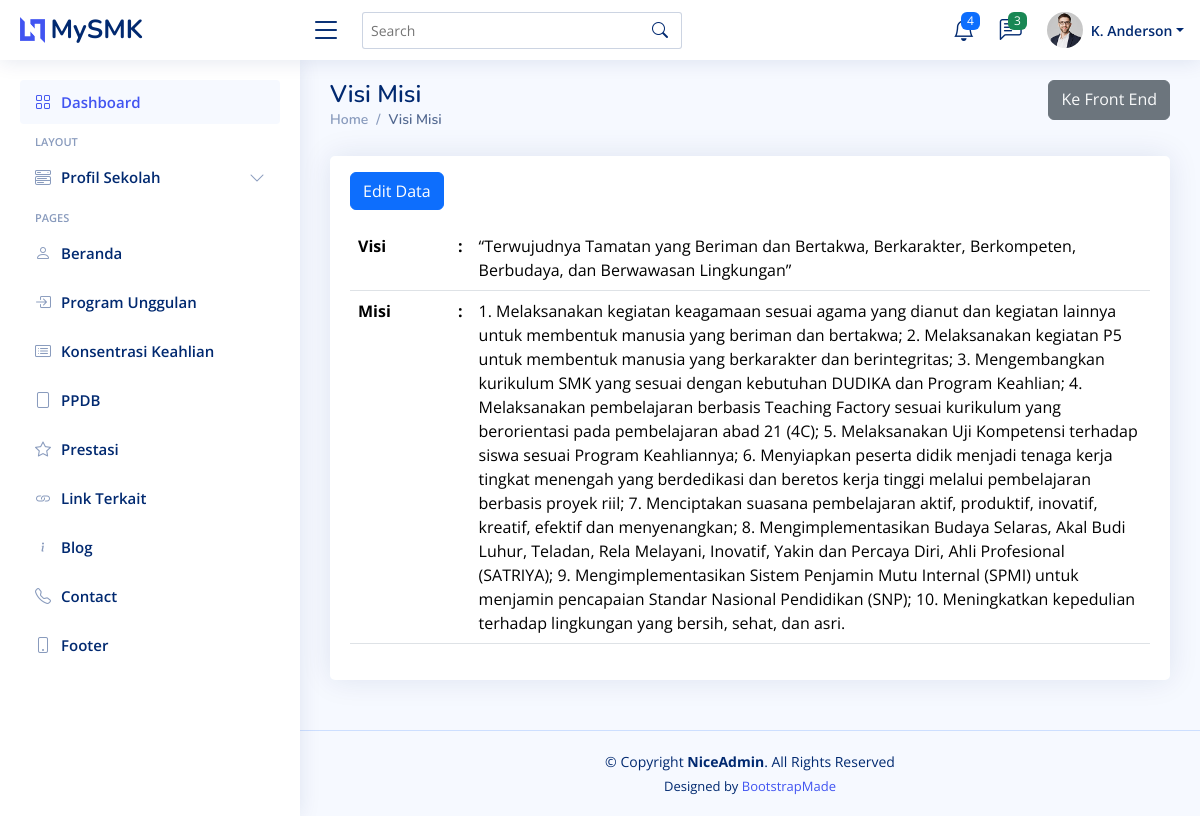
/backend/pages/visi_misi/index.php, run on the app's committed database.
### tables this page shows
CREATE TABLE `tb_visi_misi` (
  `id` int(11) NOT NULL,
  `visi` text NOT NULL,
  `misi` text NOT NULL
);

### backend/actions/visi_misi/show_title.php (called while the page is built, shortened)
<?php
$query = "SELECT * FROM `tb_visi_misi` LIMIT 1";
$result = $connect->query($query);
$visi_misi = $result->fetch_object();

### backend/pages/visi_misi/index.php (the view, shortened to what this page needs)
<?php include "../../components/head.php" ?>
<body>
    <?php include "../../components/header.php" ?>
    <?php include "../../components/sidebar.php" ?>
    <?php include "../../components/breadcrumb.php" ?>
    <div class="row">
        <div class="col-12">
            <div class="card">
                <div class="card-body mt-3">
                    <div class="mb-3">
                        <a href="edit_title.php" class="btn btn-primary">Edit Data</a>
                    </div>
                    <table class="table">
                        <tbody>
                            <?php include "../../actions/visi_misi/show_title.php" ?>
                            <tr>
                                <th style="width: 100px;">Visi</th>
                                <th style="width: 10px;">:</th>
                                <td><?= $visi_misi->visi ?></td>
                            </tr>
                            <tr>
                                <th>Misi</th>
                                <th>:</th>
                                <td><?= $visi_misi->misi ?></td>
                            </tr>
                        </tbody>
                    </table>
                </div>
            </div>
        </div>
    </div>
    <?php include "../../components/footer.php" ?>
</body>
<?php include "../../components/end.php" ?>

### backend/templates/assets/css/style.css (style rules this page uses)
:root { scroll-behavior: smooth; }
body { font-family: "Open Sans", sans-serif; background: #f6f9ff; color: #444444; }
a { color: #4154f1; text-decoration: none; }
.card { margin-bottom: 30px; border: none; border-radius: 5px; box-shadow: 0px 0 30px rgba(1, 41, 112, 0.1); }
.card-body { padding: 0 20px 20px 20px; }

### data on the page
tb_visi_misi: visi "“Terwujudnya Tamatan yang Beriman dan Bertakwa, Berkarakter, Berkompeten, Berbudaya, dan Berwawasan Lingkungan”", misi "1. Melaksanakan kegiatan keagamaan sesuai agama yang dianut dan kegiatan lainnya untuk membentuk manusia yang beriman dan bertakwa; 2. Melaksanakan kegiatan P5 untuk membentuk manusia yang berkarakter dan berintegritas; 3. Mengembangkan kurikulum SMK yang sesuai dengan kebutuhan DUDIKA dan Program Keahlian; 4. Melaksanakan pembelajaran berbasis Teaching Factory sesuai kurikulum yang berorientasi pada pembelajaran abad 21 (4C); 5. Melaksanakan Uji Kompetensi terhadap siswa sesuai Program Keahliannya; 6. Menyiapkan peserta didik menjadi tenaga kerja tingkat menengah yang berdedikasi dan beretos kerja tinggi melalui pembelajaran berbasis proyek riil; 7. Menciptakan suasana pembelajaran aktif,…"

### other printed values
$title "Visi Misi"
